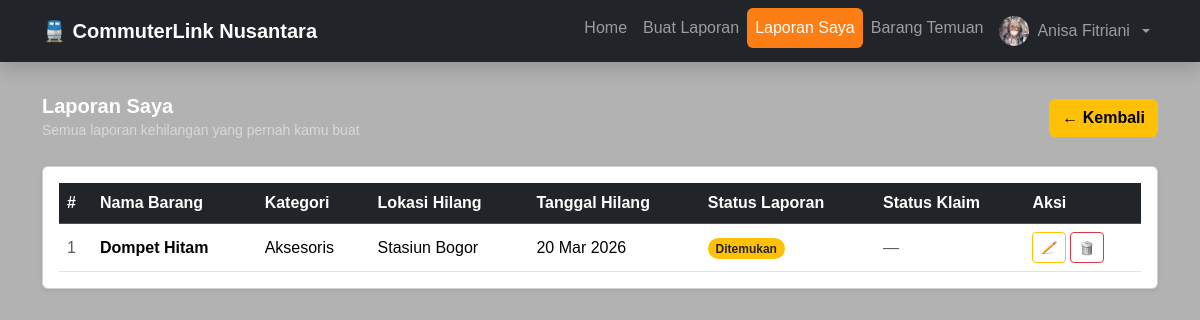
Screenshot of /commuter/laporan_saya.php (signed in) with the database file from the repository.
### tables this page shows
CREATE TABLE `laporan_kehilangan` (
  `id_laporan` INT(11) NOT NULL AUTO_INCREMENT,
  `id_pelapor` INT(11) NULL,    
  `id_petugas` INT(11) NULL,    
  `nama_barang` VARCHAR(100) NOT NULL,
  `kategori` VARCHAR(50) NOT NULL,
  `deskripsi_ciri_ciri` TEXT NOT NULL,
  `tanggal_hilang` DATE NOT NULL,
  `waktu_hilang` TIME NOT NULL,
  `lokasi_terakhir` VARCHAR(100) NOT NULL,
  `foto_referensi` TEXT,
  `status` ENUM('Mencari','Ditemukan','Selesai') NOT NULL DEFAULT 'Mencari',
  PRIMARY KEY (`id_laporan`),
  KEY `id_pelapor` (`id_pelapor`),
  KEY `id_petugas` (`id_petugas`),  
  CONSTRAINT `laporan_kehilangan_ibfk_1` 
    FOREIGN KEY (`id_pelapor`) REFERENCES `pelapor` (`id_pelapor`) ON DELETE SET NULL, 
  CONSTRAINT `laporan_kehilangan_ibfk_2` 
    FOREIGN KEY (`id_petugas`) REFERENCES `petugas` (`id_petugas`) ON DELETE SET NULL  
);

### commuter/laporan_saya.php (the view, shortened to what this page needs)
<?php
include 'connection.php';
$id    = (int) $_SESSION['id_pelapor'];
$nama  = $_SESSION['nama_pelapor'] ?? 'Pelapor';
$image = $_SESSION['image_pelapor'] ?? '';
$q_laporan = mysqli_query($con,
    "SELECT l.*,
            k.status_klaim,
            k.tanggal_penyerahan,
            bt.nama_barang AS nama_barang_temuan,
            bt.lokasi_ditemukan
     FROM laporan_kehilangan l
     LEFT JOIN klaim_penyerahan k ON k.id_laporan = l.id_laporan
     LEFT JOIN barang_temuan bt ON bt.id_barang_temuan = k.id_barang_temuan
     WHERE l.id_pelapor = $id
     ORDER BY l.id_laporan DESC"
);
?>
<!DOCTYPE html>
<html lang="id">
<head>
    <link rel="stylesheet" href="bootstrap/css/bootstrap.min.css">
</head>
<body data-bs-spy="scroll" data-bs-target="#navbarNav" data-bs-offset="80" tabindex="0">
    <nav class="navbar navbar-expand-lg navbar-dark bg-dark fixed-top shadow">
        <div class="container">
            <a class="navbar-brand fw-bold" href="pelapor.php">
                🚆 CommuterLink Nusantara
            </a>
            <div class="collapse navbar-collapse" id="navbarNav">
                <ul class="navbar-nav ms-auto nav-pills">
                    <li class="nav-item">
                        <a class="nav-link" href="pelapor.php">Home</a>
                    </li>
                    <li class="nav-item">
                        <a class="nav-link" href="buat_laporan.php">Buat Laporan</a>
                    </li>
                    <li class="nav-item">
                        <a class="nav-link active" href="laporan_saya.php">Laporan Saya</a>
                    </li>
                    <li class="nav-item">
                        <a class="nav-link" href="barang_temuan.php">Barang Temuan</a>
                    </li>
                    <li class="nav-item dropdown">
                        <a class="nav-link dropdown-toggle d-flex align-items-center gap-2"
                           href="#" role="button" data-bs-toggle="dropdown">
                            <img src="<?= $image ? 'image/' . $image : 'icon/user.ico' ?>"
                                 alt="Profile" class="profile-img rounded-circle"
                                 onerror="this.src='icon/user.ico'">
                            <?= htmlspecialchars($nama) ?>
                        </a>
                    </li>
                </ul>
            </div>
        </div>
    </nav>
    <div class="container py-4">
        <div class="d-flex justify-content-between align-items-center mb-4">
            <div>
                <h5 class="fw-bold mb-0 text-white">Laporan Saya</h5>
                <small class="text-white-50">Semua laporan kehilangan yang pernah kamu buat</small>
            </div>
            <a href="pelapor.php" class="btn btn-warning fw-semibold">← Kembali</a>
        </div>
        <div class="card shadow-sm">
            <div class="card-body">
                <?php if (mysqli_num_rows($q_laporan) > 0): ?>
                <div class="table-responsive">
                    <table class="table table-hover align-middle mb-0">
                        <thead class="table-dark">
                            <tr>
                                <th>#</th>
                                <th>Nama Barang</th>
                                <th>Kategori</th>
                                <th>Lokasi Hilang</th>
                                <th>Tanggal Hilang</th>
                                <th>Status Laporan</th>
                                <th>Status Klaim</th>
                                <th>Aksi</th>
                            </tr>
                        </thead>
                        <tbody>
                        <?php
                        $no = 1;
                        while ($laporan = mysqli_fetch_assoc($q_laporan)):
                            if ($laporan['status'] == 'Mencari') {
                                $badgeClass = 'bg-primary';
                            } elseif ($laporan['status'] == 'Ditemukan') {
                                $badgeClass = 'bg-warning text-dark';
                            } elseif ($laporan['status'] == 'Selesai') {
                                $badgeClass = 'bg-success';
                            } else {
                                $badgeClass = 'bg-secondary';
                            }
                            if ($laporan['status_klaim'] == 'Menunggu Verifikasi') {
                                $badgeKlaim = 'bg-info text-dark';
                            } elseif ($laporan['status_klaim'] == 'Disetujui & Diserahkan') {
                                $badgeKlaim = 'bg-success';
                            } elseif ($laporan['status_klaim'] == 'Ditolak') {
                                $badgeKlaim = 'bg-danger';
                            } else {
                                $badgeKlaim = '';
                            }
                        ?>
                            <tr>
                                <td class="text-muted"><?= $no++ ?></td>
                                <td class="fw-semibold"><?= htmlspecialchars($laporan['nama_barang']) ?></td>
                                <td><?= htmlspecialchars($laporan['kategori']) ?></td>
                                <td><?= htmlspecialchars($laporan['lokasi_terakhir']) ?></td>
                                <td><?= date('d M Y', strtotime($laporan['tanggal_hilang'])) ?></td>
                                <td>
                                    <span class="badge <?= $badgeClass ?> rounded-pill">
                                        <?= $laporan['status'] ?>
                                    </span>
                                </td>
                                <td>
                                    <?php if ($laporan['status_klaim'] != null): ?>
                                        <span class="badge <?= $badgeKlaim ?> rounded-pill">
                                            <?= htmlspecialchars($laporan['status_klaim']) ?>
                                        </span>
                                    <?php else: ?>
                                        <span class="text-muted">—</span>
                                    <?php endif; ?>
                                </td>
                                <td>
                                    <div class="d-flex gap-1">
                                        <button class="btn btn-sm btn-outline-warning"
                                                data-bs-toggle="modal"
                                                data-bs-target="#modalEdit"
                                                data-id="<?= $laporan['id_laporan'] ?>"
                                                data-nama="<?= htmlspecialchars($laporan['nama_barang'], ENT_QUOTES) ?>"
                                                data-kategori="<?= htmlspecialchars($laporan['kategori'], ENT_QUOTES) ?>"
                                                data-deskripsi="<?= htmlspecialchars($laporan['deskripsi_ciri_ciri'], ENT_QUOTES) ?>"
                                                data-tanggal="<?= $laporan['tanggal_hilang'] ?>"
                                                data-waktu="<?= $laporan['waktu_hilang'] ?>"
                                                data-lokasi="<?= htmlspecialchars($laporan['lokasi_terakhir'], ENT_QUOTES) ?>">
                                            <img src="icon/edit.ico" style="width:16px; height:16px;">
                                        </button>
                                        <form method="POST" action="laporan_saya.php"
                                              onsubmit="return confirm('Yakin ingin menghapus laporan ini?')"
                                              class="d-inline">
                                            <button type="submit" name="hapus_laporan"
                                                    class="btn btn-sm btn-outline-danger">
                                                <img src="icon/delete.ico" style="width:16px; height:16px;">
                                            </button>
                                        </form>
                                    </div>
                                </td>
                            </tr>
                        <?php endwhile; ?>
                        </tbody>
                    </table>
                </div>
                <?php endif; ?>
            </div>
        </div>
    </div>
</body>
</html>

### commuter/laporan_saya.php (style rules this page uses)
html { scroll-behavior: smooth; }
body { margin: 0; font-family: Arial; min-height: 100vh; padding-top: 70px; }
body::before { content: ""; position: fixed; top: 0; left: 0; width: 100%; height: 100%; background: url('https://i.pinimg.com/736x/9a/96/e1/9a96e1786ad3b6884d150a151c43e906.jpg') no-repeat center; background-size: cover; filter: blur(8px); transform: scale(1.05); z-index: -2; }
body::after { content: ""; position: fixed; top: 0; left: 0; width: 100%; height: 100%; background: rgba(0, 0, 0, 0.3); z-index: -1; }
.nav-pills .nav-link.active { background-color: #fd7e14 !important; }
.profile-img { width: 30px; height: 30px; object-fit: cover; }

### rows the page displays
laporan_kehilangan: nama_barang "Dompet Hitam", kategori "Aksesoris", lokasi_terakhir "Stasiun Bogor", tanggal_hilang "20 Mar 2026", status "Ditemukan"

### other values shown
$nama "Anisa Fitriani"
